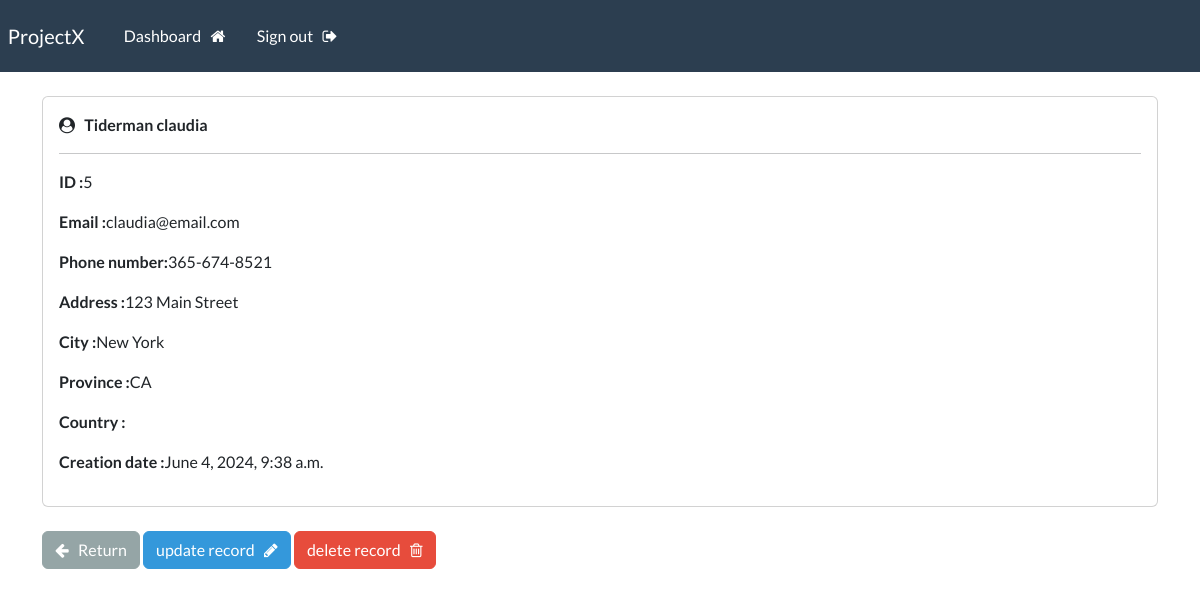
Screenshot of /record/5/ (signed in) with the database file from the repository.
### webapp/models.py (models this page shows, shortened)
class Record(models.Model):
    created = models.DateTimeField(auto_now_add=True)
    first_name = models.CharField(max_length=100)
    last_name = models.CharField(max_length=100)
    email = models.EmailField(max_length=255)
    phone = models.CharField(max_length=20)
    address = models.CharField(max_length=300)
    city = models.CharField(max_length=255)
    province = models.CharField(max_length=125)

### webapp/views.py (the view)
# urls.py: path('record/<int:pk>/', views.view_record,name="record"),
@login_required(login_url='login')
def view_record(request,pk):
    record = Record.objects.get(id=pk)
    context = {'record':record}
    return render(request, 'webapp/view-record.html',context)

### webapp/templates/webapp/view-record.html (shortened to what this page needs)
{% extends "webapp/base.html" %}
{% block content %}
<div class="card">
    <div class="card-body">
        <i class="fa fa-user-circle" aria-hidden="true"></i>
        <strong>
            {{record.last_name}}
            {{record.first_name}}
        </strong>
    <hr>
        <p><strong>ID :</strong>{{record.id}}</p>
        <p><strong>Email :</strong>{{record.email}}</p>
        <p><strong>Phone number:</strong>{{record.phone}}</p>
        <p><strong>Address :</strong>{{record.address}}</p>
        <p><strong>City :</strong>{{record.city}}</p>
        <p><strong>Province :</strong>{{record.province}}</p>
        <p><strong>Country :</strong>{{record.country}}</p>
        <p><strong>Creation date :</strong>{{record.created}}</p>
    </div>
</div>
<br>
<a href="{% url 'dashboard' %}" class="btn btn-secondary">  <i class="fa fa-arrow-left" aria-hidden="true"></i> &nbsp;  Return </a>
<a class="btn btn-info" href="{% url 'update-record' record.id %}">update record &nbsp; <i class="fa fa-pencil" aria-hidden="true"></i></a>
<a class="btn btn-danger" href="{% url 'delete-record' record.id %}">  delete record &nbsp; <i class="fa fa-trash-o" aria-hidden="true"></i></a>
{% endblock content %}

### rows the page displays
Record: last_name "Tiderman", first_name "claudia", id "5", email "claudia@email.com", phone "365-674-8521", address "123 Main Street", city "New York", province "CA", created "June 4, 2024, 9:38 a.m."
